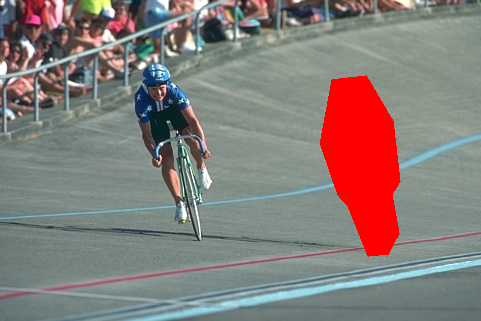
#> input picture AcademicJourney/image_processing/dataset/22.png, 481 x 321 px, found by its file name; the run also reads 1 picture not shown here
$ jupyter execute --allow-errors inpainting.ipynb
#> lines starting #> are read from the running program, lines starting #| are printed output that depends on the picture; after the words box and inside, x2 and y2 are one past the last pixel; in counts of white or black regions, pixels touching at a corner belong together
<a href="https://colab.research.google.com/github/fjadidi2001/Artificial_Intelligence_Learning/blob/master/inpainting.ipynb" target="_parent"></a>

[cell 1]
import numpy as np
import matplotlib.pyplot as plt
from skimage import io, color
import cv2
from skimage import io, color, filters, measure

[cell 2]
# Step 1: Read the image
def read_image(image_path):
    image = io.imread(image_path)
    return image

# Step 2: Convert the image to grayscale
def convert_to_grayscale(image):
    grayscale_image = color.rgb2gray(image)
    return grayscale_image

# Step 3: Perform SVD on the grayscale image
def perform_svd(image):
    U, S, Vt = np.linalg.svd(image, full_matrices=False)
    return U, S, Vt

# Step 4: Keep top k singular values and reconstruct the image
# [34 lines left out: functions reconstruct_image, display_images, print_matrices, not called in this run]

# Function to convert matrix to vector
def matrix_to_vector(matrix):
    return np.ravel(matrix)


# Main function to execute the steps
def main(image_path, k):
    original_image = read_image(image_path)
    if original_image is None:
        print("Error: Unable to read the image. Please check the path.")
        return
    grayscale_image = convert_to_grayscale(original_image)
    U, S, Vt = perform_svd(grayscale_image)
    print_matrices(U, S, Vt, k)
    reconstructed_image = reconstruct_image(U, S, Vt, k)
    print("\nReconstructed Image Matrix (shape: {}):".format(reconstructed_image.shape))
    print(reconstructed_image)
    display_images(original_image, reconstructed_image, k)
    # Call the function to convert the reconstructed image matrix to a vector
    reconstructed_image_vector = matrix_to_vector(reconstructed_image)
    print("\nReconstructed Image Vector (shape: {}):".format(reconstructed_image_vector.shape))
    print(reconstructed_image_vector)


# Provide the image path and the value of k
image_path = 'df.jpg'  # Replace with your image path
k = 10  # Percentage of singular values to keep

# Run the main function
#> (the rest of this cell did not finish here and is left out)

[cell 3]
# Step 1: Read the image
def read_image(image_path):
    image = io.imread(image_path)
    return image

# Step 2: Convert the image to grayscale
def convert_to_grayscale(image):
    grayscale_image = color.rgb2gray(image)
    return grayscale_image

# Step 3: Perform SVD on the grayscale image
def perform_svd(image):
    U, S, Vt = np.linalg.svd(image, full_matrices=False)
    return U, S, Vt

# Step 4: Keep top k singular values and reconstruct the image
# [33 lines left out: functions reconstruct_image, display_images, generate_similarity_patch_from_matrix, display_patch_with_shape, not called in this run]

# Main function to execute the steps
def main(image_path, k):
    original_image = read_image(image_path)
    if original_image is None:
        print("Error: Unable to read the image. Please check the path.")
        return
    grayscale_image = convert_to_grayscale(original_image)
    U, S, Vt = perform_svd(grayscale_image)

    reconstructed_image = reconstruct_image(U, S, Vt, k)
    print("\nReconstructed Image Matrix (shape: {}):".format(reconstructed_image.shape))
    print(reconstructed_image)
    display_images(original_image, reconstructed_image, k)

    width, height = reconstructed_image.shape[1], reconstructed_image.shape[0]
    count = 0
    patch = []
    for m in range(height//32):
      for n in range(width//32):
         img_crop = reconstructed_image[m*32:(m+1)*32, n*32:(n+1)*32]
         patch.append(img_crop)
         count += 1

    patch = np.asarray(patch)
    plt.figure(figsize=(10, 10))
    for i in range(40):
      plt.subplot(16, 16, i+1)
      plt.imshow(patch[i], cmap='gray')
      plt.axis('off')

    plt.show()

# Provide the image path and the value of k
image_path = 'df.jpg'  # Replace with your image path
#> image_path = 'df.jpg'
k = 10  # Percentage of singular values to keep

# Run the main function
#> (the rest of this cell did not finish here and is left out)


[cell 4]
# Step 1: Read the image
def read_image(image_path):
    image = io.imread(image_path)
    return image

# Step 2: Convert the image to grayscale
def convert_to_grayscale(image):
    grayscale_image = color.rgb2gray(image)
    return grayscale_image

# Step 3: Perform SVD on the grayscale image
def perform_svd(image):
    U, S, Vt = np.linalg.svd(image, full_matrices=False)
    return U, S, Vt

# Step 4: Keep top k singular values and reconstruct the image
# [63 lines left out: functions reconstruct_image, display_images, segmentation, specify_black_patch, generate_similarity_patch_from_matrix, display_patch_with_shape, not called in this run]

# Main function to execute the steps
def main(image_path, k):
    original_image = read_image(image_path)
    if original_image is None:
        print("Error: Unable to read the image. Please check the path.")
        return
    grayscale_image = convert_to_grayscale(original_image)
    U, S, Vt = perform_svd(grayscale_image)

    reconstructed_image = reconstruct_image(U, S, Vt, k)
    print("\nReconstructed Image Matrix (shape: {}):".format(reconstructed_image.shape))
    print(reconstructed_image)
    display_images(original_image, reconstructed_image, k)

    grayscale_image, mask, target_contour = segmentation(reconstructed_image)
    black_patch = specify_black_patch(reconstructed_image, target_contour)

    if black_patch is not None:
        # Display the black patch
        import matplotlib.pyplot as plt
        plt.imshow(black_patch, cmap='gray')
        plt.show()
    else:
        print("No suitable black patch found in the target region.")


    width, height = reconstructed_image.shape[1], reconstructed_image.shape[0]
    count = 0
    patch = []
    for m in range(height//32):
      for n in range(width//32):
         img_crop = reconstructed_image[m*32:(m+1)*32, n*32:(n+1)*32]
         patch.append(img_crop)
         count += 1

    patch = np.asarray(patch)
    plt.figure(figsize=(10, 10))
    for i in range(40):
      plt.subplot(16, 16, i+1)
      plt.imshow(patch[i], cmap='gray')
      plt.axis('off')

    plt.show()

# Provide the image path and the value of k
image_path = 'df.jpg' # Replace with your image path
k = 10  # Percentage of singular values to keep

# Run the main function
#> (the rest of this cell did not finish here and is left out)


[cell 5]
 #step 1: Read the image
def read_image(image_path):
    image = io.imread(image_path)
    return image

# Step 2: Convert the image to grayscale
def convert_to_grayscale(image):
    grayscale_image = color.rgb2gray(image)
    return grayscale_image

# Step 3: Perform SVD on the grayscale image
def perform_svd(image):
    U, S, Vt = np.linalg.svd(image, full_matrices=False)
    return U, S, Vt

# Step 4: Keep top k singular values and reconstruct the image
# [96 lines left out: functions reconstruct_image, display_images, segmentation, specify_black_patch, generate_similarity_patch_from_matrix, display_patch_with_shape and 1 more, not called in this run]

# Main function to execute the steps
def main(image_path, k):
    original_image = read_image(image_path)
    if original_image is None:
        print("Error: Unable to read the image. Please check the path.")
        return
    grayscale_image = convert_to_grayscale(original_image)
    U, S, Vt = perform_svd(grayscale_image)

    reconstructed_image = reconstruct_image(U, S, Vt, k)
    print("\nReconstructed Image Matrix (shape: {}):".format(reconstructed_image.shape))
    print(reconstructed_image)
    display_images(original_image, reconstructed_image, k)

    grayscale_image, mask, target_contour = segmentation(reconstructed_image)
    black_patch = specify_black_patch(reconstructed_image, target_contour)

    if black_patch is not None:
        # Display the black patch
        import matplotlib.pyplot as plt
        plt.imshow(black_patch, cmap='gray')
        plt.show()
    else:
        print("No suitable black patch found in the target region.")


    width, height = reconstructed_image.shape[1], reconstructed_image.shape[0]
    count = 0
    patch = []
    for m in range(height//32):
      for n in range(width//32):
         img_crop = reconstructed_image[m*32:(m+1)*32, n*32:(n+1)*32]
         patch.append(img_crop)
         count += 1

    patch = np.asarray(patch)
    plt.figure(figsize=(10, 10))
    for i in range(40):
      plt.subplot(16, 16, i+1)
      plt.imshow(patch[i], cmap='gray')
      plt.axis('off')

    plt.show()
    # Reference patch (replace this with your desired reference patch)
    reference_patch = np.zeros((32, 32))
    repaired_image = repair_target_patch(reconstructed_image, target_contour, patch)
     # Display the original and repaired images
    fig, (ax1, ax2) = plt.subplots(1, 2, figsize=(12, 6))
    ax1.imshow(grayscale_image, cmap='gray')
    ax1.set_title('Original Image')
    ax2.imshow(repaired_image, cmap='gray')
    ax2.set_title('Repaired Image')
    plt.show()

# Provide the image path and the value of k
image_path = 'df.jpg' # Replace with your image path
k = 10  # Percentage of singular values to keep

# Run the main function
#> (the rest of this cell did not finish here and is left out)


[cell 6]
 #Step 1: Read the image
def read_image(image_path):
    image = io.imread(image_path)
    return image

# Step 2: Convert the image to grayscale
def convert_to_grayscale(image):
    grayscale_image = color.rgb2gray(image)
    return grayscale_image

# Step 3: Perform SVD on the grayscale image
def perform_svd(image):
    U, S, Vt = np.linalg.svd(image, full_matrices=False)
    return U, S, Vt

# Step 4: Keep top k singular values and reconstruct the image
# [92 lines left out: functions reconstruct_image, display_images, segmentation, specify_black_patch, generate_similarity_patch_from_matrix, display_patch_with_shape and 1 more, not called in this run]

# Main function to execute the steps
def main(image_path, k):
    original_image = read_image(image_path)
    if original_image is None:
        print("Error: Unable to read the image. Please check the path.")
        return
    grayscale_image = convert_to_grayscale(original_image)
    U, S, Vt = perform_svd(grayscale_image)

    reconstructed_image = reconstruct_image(U, S, Vt, k)
    print("\nReconstructed Image Matrix (shape: {}):".format(reconstructed_image.shape))
    print(reconstructed_image)
    display_images(original_image, reconstructed_image, k)

    grayscale_image, mask, target_contour = segmentation(reconstructed_image)
    black_patch = specify_black_patch(reconstructed_image, target_contour)

    if black_patch is not None:
        # Display the black patch
        import matplotlib.pyplot as plt
        plt.imshow(black_patch, cmap='gray')
        plt.show()
    else:
        print("No suitable black patch found in the target region.")


    width, height = reconstructed_image.shape[1], reconstructed_image.shape[0]
    count = 0
    patch = []
    for m in range(height//32):
      for n in range(width//32):
         img_crop = reconstructed_image[m*32:(m+1)*32, n*32:(n+1)*32]
         patch.append(img_crop)
         count += 1

    patch = np.asarray(patch)
    plt.figure(figsize=(10, 10))
    for i in range(40):
      plt.subplot(16, 16, i+1)
      plt.imshow(patch[i], cmap='gray')
      plt.axis('off')

    plt.show()
    # Reference patch (replace this with your desired reference patch)
    reference_patch = np.zeros((32, 32))
    repaired_image = repair_target_patch(reconstructed_image, target_contour, patch)
     # Display the original and repaired images
    fig, (ax1, ax2) = plt.subplots(1, 2, figsize=(12, 6))
    ax1.imshow(grayscale_image, cmap='gray')
    ax1.set_title('Original Image')
    ax2.imshow(repaired_image, cmap='gray')
    ax2.set_title('Repaired Image')
    plt.show()

# Provide the image path and the value of k
image_path = 'df.jpg' # Replace with your image path
k = 10  # Percentage of singular values to keep

# Run the main function
#> (the rest of this cell did not finish here and is left out)


[cell 7]
from PIL import Image

# [12 lines left out: function create_mask, not called in this run]

# Load the input image
#> (the rest of this cell did not finish here and is left out)

[cell 8]
from PIL import Image
import numpy as np
import matplotlib.pyplot as plt

# [12 lines left out: function create_mask, not called in this run]

# Load the input image
#> (the rest of this cell did not finish here and is left out)

[cell 9]
def segmentation(image_path):
    # Read the image
    image = io.imread(image_path)

    # Convert the image to grayscale
    grayscale_image = np.dot(image[...,:3], [0.2989, 0.5870, 0.1140])

    # Apply Otsu's thresholding
    threshold = filters.threshold_otsu(grayscale_image)
    binary_image = (grayscale_image > threshold).astype(int)

    # Find the contours in the binary image
    contours = measure.find_contours(binary_image, 0.5)

    # Assuming the largest contour is the target region
    target_contour = max(contours, key=lambda x: len(x))

    # Create a mask for the target region
    mask = np.zeros_like(image, dtype=bool)
    mask[np.round(target_contour[:,0]).astype(int), np.round(target_contour[:,1]).astype(int)] = True

    return mask, target_contour

# [13 lines left out: function specify_patch, not called in this run]

# Example usage
image_path = 'df.jpg'
#> (the rest of this cell did not finish here and is left out)

patch = specify_patch(io.imread(image_path), target_contour)

# Display the patch
import matplotlib.pyplot as plt
plt.imshow(patch)
plt.show()

[cell 10]
import numpy as np
from skimage import io, color, filters, measure

def segmentation(image_path):
    # Read the image
    image = io.imread(image_path)

    # Convert the image to grayscale
    grayscale_image = color.rgb2gray(image)

    # Apply Otsu's thresholding
    threshold = filters.threshold_otsu(grayscale_image)
    binary_image = (grayscale_image > threshold).astype(int)

    # Find the contours in the binary image
    contours = measure.find_contours(binary_image, 0.5)

    # Assuming the largest contour is the target region
    target_contour = max(contours, key=lambda x: len(x))

    # Create a mask for the target region
    mask = np.zeros_like(grayscale_image, dtype=bool)
    mask[np.round(target_contour[:,0]).astype(int), np.round(target_contour[:,1]).astype(int)] = True

    return grayscale_image, mask, target_contour

# [14 lines left out: function specify_black_patch, not called in this run]

# Example usage
image_path = 'df.jpg'
#> (the rest of this cell did not finish here and is left out)

black_patch = specify_black_patch(grayscale_image, target_contour)

if black_patch is not None:
    # Display the black patch
    import matplotlib.pyplot as plt
    plt.imshow(black_patch, cmap='gray')
    plt.show()
else:
    print("No suitable black patch found in the target region.")

[cell 11]
import numpy as np
from skimage import io, color, filters, measure
import matplotlib.pyplot as plt

def segmentation(image_path):
    # Read the image
    image = io.imread(image_path)
    # Convert the image to grayscale
    grayscale_image = color.rgb2gray(image)
    # Apply Otsu's thresholding
    threshold = filters.threshold_otsu(grayscale_image)
    binary_image = (grayscale_image > threshold).astype(int)
    # Find the contours in the binary image
    contours = measure.find_contours(binary_image, 0.5)
    # Assuming the largest contour is the target region
    target_contour = max(contours, key=lambda x: len(x))
    # Create a mask for the target region
    mask = np.zeros_like(grayscale_image, dtype=bool)
    mask[np.round(target_contour[:,0]).astype(int), np.round(target_contour[:,1]).astype(int)] = True
    return grayscale_image, mask, target_contour

# [14 lines left out: function specify_similar_patch, not called in this run]

# Example usage
image_path = 'df.jpg'
#> (the rest of this cell did not finish here and is left out)


# Reference patch (replace this with your desired reference patch)
reference_patch = np.zeros((32, 32))

similar_patch = specify_similar_patch(grayscale_image, target_contour, reference_patch)

if similar_patch is not None:
    # Display the similar patch
    plt.imshow(similar_patch, cmap='gray')
    plt.show()
else:
    print("No similar patch found in the target region.")

[cell 12]
import numpy as np
from skimage import io, color, filters, measure
import matplotlib.pyplot as plt

def segmentation(image_path):
    # Read the image
    image = io.imread(image_path)
    # Convert the image to grayscale
    grayscale_image = color.rgb2gray(image)
    # Apply Otsu's thresholding
    threshold = filters.threshold_otsu(grayscale_image)
    binary_image = (grayscale_image > threshold).astype(int)
    # Find the contours in the binary image
    contours = measure.find_contours(binary_image, 0.5)
    # Assuming the largest contour is the target region
    target_contour = max(contours, key=lambda x: len(x))
    # Create a mask for the target region
    mask = np.zeros_like(grayscale_image, dtype=bool)
    mask[np.round(target_contour[:,0]).astype(int), np.round(target_contour[:,1]).astype(int)] = True
    return grayscale_image, mask, target_contour

# [17 lines left out: function specify_similar_patches, not called in this run]

# Example usage
image_path = 'df.jpg'
#> (the rest of this cell did not finish here and is left out)


# Reference patch (replace this with your desired reference patch)
reference_patch = np.zeros((32, 32))

similar_patches = specify_similar_patches(grayscale_image, target_contour, reference_patch)

if similar_patches:
    # Display the similar patches
    num_patches = len(similar_patches)
    fig, axes = plt.subplots(1, num_patches, figsize=(num_patches * 5, 5))
    for i, patch in enumerate(similar_patches):
        axes[i].imshow(patch, cmap='gray')
        axes[i].axis('off')
        axes[i].set_title(f'Similar Patch {i+1}')
    plt.show()
else:
    print("No similar patches found in the target region.")

[cell 13]
import numpy as np
from skimage import io, color, filters, measure
import matplotlib.pyplot as plt

def segmentation(image_path):
    # Read the image
    image = io.imread(image_path)
    # Convert the image to grayscale
    grayscale_image = color.rgb2gray(image)
    # Apply Otsu's thresholding
    threshold = filters.threshold_otsu(grayscale_image)
    binary_image = (grayscale_image > threshold).astype(int)
    # Find the contours in the binary image
    contours = measure.find_contours(binary_image, 0.5)
    # Assuming the largest contour is the target region
    target_contour = max(contours, key=lambda x: len(x))
    # Create a mask for the target region
    mask = np.zeros_like(grayscale_image, dtype=bool)
    mask[np.round(target_contour[:,0]).astype(int), np.round(target_contour[:,1]).astype(int)] = True
    return grayscale_image, mask, target_contour

def specify_similar_patches(image, target_contour, reference_patch, similarity_threshold=0.7, radius=20, num_patches=5):
    similar_patches = []
    # Get the bounding box of the target contour
    x_min, y_min = np.floor(np.min(target_contour, axis=0)).astype(int)
    x_max, y_max = np.ceil(np.max(target_contour, axis=0)).astype(int)
    # Iterate through the target region to find similar patches
    for _ in range(num_patches):
        x = np.random.randint(x_min - radius, x_max - reference_patch.shape[1] + radius)
        y = np.random.randint(y_min - radius, y_max - reference_patch.shape[0] + radius)
        patch = image[y:y + reference_patch.shape[0], x:x + reference_patch.shape[1]]
        # Calculate similarity using mean squared error
        if patch.shape == reference_patch.shape:
            mse = np.mean(np.square(patch - reference_patch))
            if mse < similarity_threshold:
                similar_patches.append(patch)
    # If no suitable patch is found, return an empty list
    return similar_patches

# Example usage
image_path = '22.png'
#> image_path = '22.png'
grayscale_image, mask, target_contour = segmentation(image_path)
#> in segmentation, image is the input picture: shape (321, 481, 3); mean R, G, B 133.3, 125.7, 122.1
#> in segmentation, `grayscale_image = color.rgb2gray(image)`:
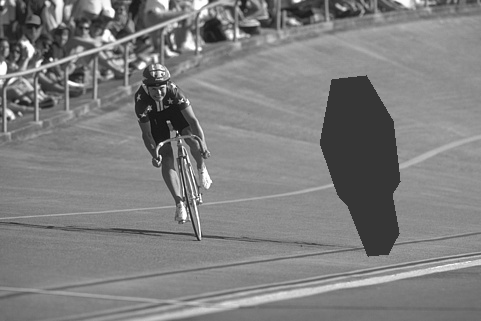
#> grayscale_image: shape (321, 481) float64; min 0.0656, max 1, mean 0.498
#> in segmentation, `threshold = filters.threshold_otsu(grayscale_image)`: threshold = 0.4
#> in segmentation, `binary_image = (grayscale_image > threshold).astype(int)`:
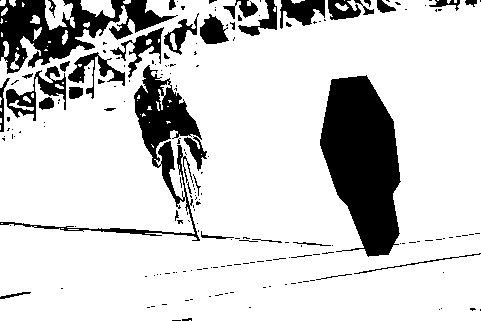
#> binary_image: shape (321, 481) int64; values 0 (black) and 1 (white), 81.9% white; 188 black regions (148 under 20 px), largest, box (x1, y1, x2, y2) and area: (320, 75, 401, 257) 10027, (0, 0, 178, 74) 5314, (0, 65, 202, 241) 4407
#> in segmentation, `contours = measure.find_contours(binary_image, 0.5)`: contours = 256 items
#> in segmentation, `target_contour = max(contours, key=lambda x: len(x))`: target_contour = 1711 pairs, first value 64.5 to 240.5, second value 0 to 201.5
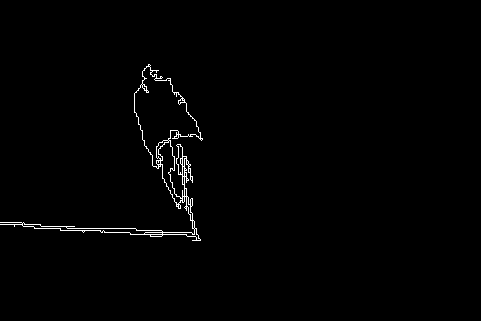
#> mask: shape (321, 481) bool; 0.94% white in thin lines or dots, all inside (x1, y1, x2, y2) = (0, 64, 203, 241)

# Reference patch (replace this with your desired reference patch)
reference_patch = np.zeros((32, 32))

similar_patches = specify_similar_patches(grayscale_image, target_contour, reference_patch)
#> in specify_similar_patches, `x_min, y_min = np.floor(np.min(target_contour, axis=0)).astype(int)`: x_min = 64; y_min = 0
#> in specify_similar_patches, `x_max, y_max = np.ceil(np.max(target_contour, axis=0)).astype(int)`: x_max = 241; y_max = 202
#> the loop in specify_similar_patches, `for _ in range(num_patches):` made 5 passes
#> (x, y, mse) on passes 1, 2, 3, 5: (216, 27, 0.263), (161, 172, 0.286), (111, 175, 0.293), (65, 16, 0.157)
#> pass 1, in specify_similar_patches, `patch = image[y:y + reference_patch.shape[0], x:x + reference_patch.sh..`:
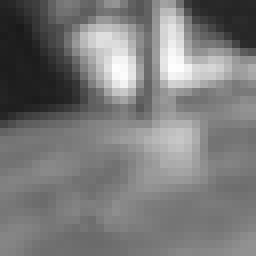
#> patch: shape (32, 32) float64 (shown 8 times larger); min 0.105, max 0.999, mean 0.48
#> pass 2, in specify_similar_patches, `patch = image[y:y + reference_patch.shape[0], x:x + reference_patch.sh..`:
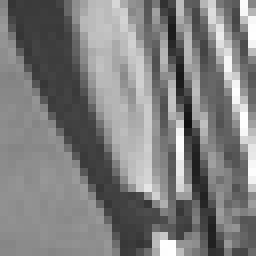
#> patch: shape (32, 32) float64 (shown 8 times larger); min 0.0656, max 0.999, mean 0.498
#> after the loop in specify_similar_patches, `for _ in range(num_patches):`: similar_patches = 4 items
#> similar_patches = 4 items
#> (the rest of the program and of its run is left out)
